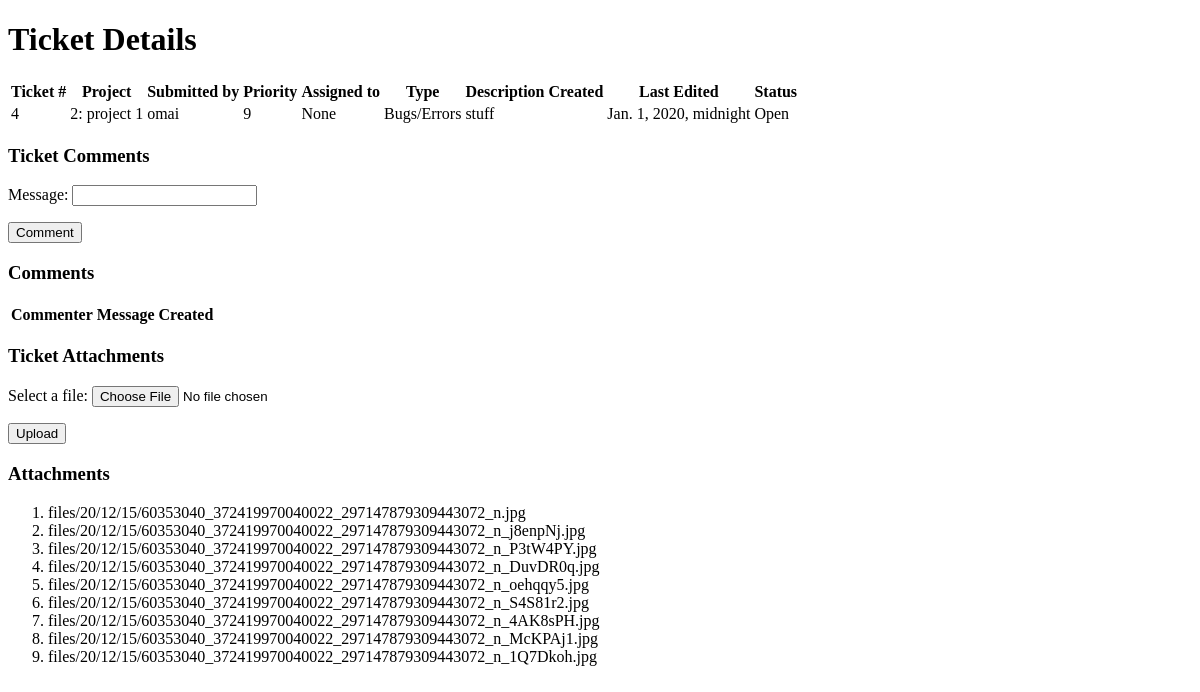
/tickets/details/4/ (signed in), run on an earlier commit of the app's database.
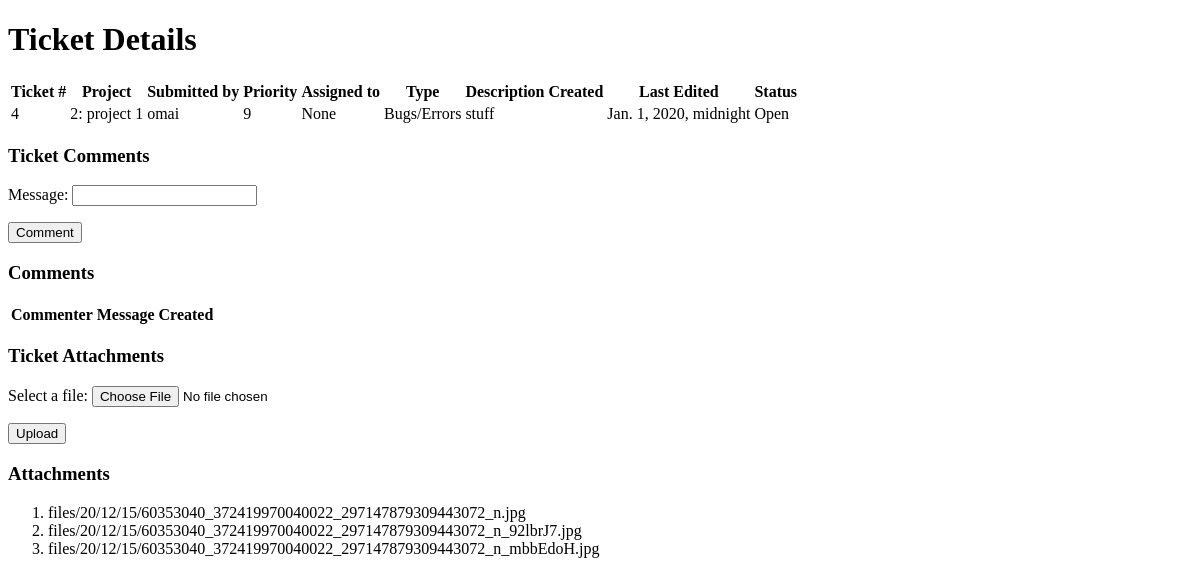
And on a later commit of the database.
### tickets/models.py (models this page shows, shortened)
class Ticket(models.Model):
	priorityChoices = (
		('1','1'),
		('2','2'),
		('3','3'),
		('4','4'),
		('5','5'),
		('6','6'),
		('7','7'),
		('8','8'),
		('9','9'),
	)
	statusChoices = (
		('Closed','Closed'),
		('Open','Open'),
	)
	raceChoices = (
		('Bugs/Errors','Bugs/Errors'),
	)
	project = models.ForeignKey(Project, on_delete=models.CASCADE,related_name="project_tickets")
	personnel = models.ForeignKey(ProjectMember, on_delete=models.SET_NULL , related_name="assigned_ticket" , null=True,default=None, blank=True)
	submitter = models.ForeignKey(settings.AUTH_USER_MODEL, on_delete=models.SET_NULL,null=True,related_name="user_tickets")
	description = models.CharField(max_length=100)
	priority = models.CharField(max_length=100,choices= priorityChoices)
	status = models.CharField(max_length=100, choices = statusChoices)
	race = models.CharField(max_length=100,choices = raceChoices)
	timeCreated = models.DateTimeField(auto_now_add=True)
	lastEdited = models.DateTimeField(default = datetime.datetime(2020,1,1,0,0,0))

class File(models.Model):
	ticket = models.ForeignKey(Ticket, on_delete=models.CASCADE,related_name="ticket_attachments")
	file = models.FileField(upload_to='files/%y/%m/%d', blank=True, null=True)

### projects/models.py (models this page shows)
class Project(models.Model):
	submitter = models.ForeignKey(settings.AUTH_USER_MODEL, on_delete=models.CASCADE , related_name= "projects_created")
	name = models.CharField(max_length=64)
	description = models.CharField(max_length=100)
	class Meta:
		unique_together = ["name", 'submitter']
	def __str__(self):
		return u'{0}'.format(str(self.id) + ": " + self.name)

### authenticate/models.py (models this page shows)
class NewUser(AbstractBaseUser, PermissionsMixin):
	email = models.EmailField(_('email address'), unique=True)
	user_name = models.CharField(max_length=150, unique=True)
	first_name = models.CharField(max_length=150, blank=True)
	start_date = models.DateTimeField(default=timezone.now)
	about = models.TextField(_(
		'about'), max_length=150, blank=True)
	is_staff = models.BooleanField(default=False)
	is_active = models.BooleanField(default=True)
	objects = CustomAccountManager()
	USERNAME_FIELD = "email"
	REQUIRED_FIELDS = ['user_name', 'first_name']
	def __str__(self):
		return self.user_name

### tickets/views.py (the view)
# urls.py: path('details/<int:ticket_id>/', views.details,name="details"),
@login_required(login_url='authenticate:login')
def details(request,ticket_id):
	ticket = Ticket.objects.get(pk=ticket_id)
	attachmentsList = ticket.ticket_attachments.all()
	comments = ticket.ticket_comments.all()
	memberList = []
	for item in ticket.project.medium_project.all():
		memberList.append(item.member)
	if request.user not in memberList:
		messages.error(request,"USER DOES NOT HAVE ACCESS TO TICKET #: " + str(ticket_id))
		return redirect("tickets:index")
	try:
		ticket = Ticket.objects.get(pk=ticket_id)#find ticket object we got from link
		context = {
			'ticket':ticket,
			'form2': FileForm(),
			'attachmentsList': attachmentsList,
			'form': CommentForm(),
			'comments':comments,
		}
		return render(request, "tickets/details.html",context)
	except:
		messages.error(request,"TICKET DOES NOT EXIST")
		return redirect("tickets:index")

### tickets/forms.py
class FileForm(forms.Form):
	file = forms.FileField(label='Select a file',)

class CommentForm(forms.Form):
	message = forms.CharField(max_length = 100)

### tickets/templates/tickets/details.html (shortened to what this page needs)
{% extends "authenticate/layout.html" %}
{% block body %}
	<div>
		<h1>Ticket Details</h1>
	</div>
	<div>
		<table>
			<tr>
				<th>Ticket #</th>
				<th>Project</th>
				<th>Submitted by</th>
				<th>Priority</th>
				<th>Assigned to</th>
				<th>Type</th>
				<th>Description</th>
				<th>Created</th>
				<th>Last Edited</th>
				<th>Status</th>
			</tr>
			<tr>
				<td>{{ticket.id}}</td>
				<td>{{ticket.project}}</td>
				<td>{{ticket.submitter}}</td>
				<td>{{ticket.priority}}</td>
				<td>{{ticket.personnel}}</td>
				<td>{{ticket.race}}</td>
				<td>{{ticket.description}}</td>
				<td>{{ticket.timecreated}}</td>
				<td>{{ticket.lastEdited}}</td>
				<td>{{ticket.status}}</td>
			</tr>
		</table>
	</div>
	<div>
		<form method="post" action="{% url 'tickets:comment' ticket.id%}">
			<h3>Ticket Comments</h3>
			<div>{{form.as_p}}</div>
			<button type="submit">Comment</button>
		</form>
	</div>
	<div>
		<h3>Comments</h3>
		<div>
			<table>
				<tr>
					<th>Commenter</th>
					<th>Message</th>
					<th>Created</th>
				</tr>
			</table>
		</div>
	</div>
	<div>
		<form method="post" action="{% url 'tickets:upload' ticket.id %}" enctype="multipart/form-data">
			<h3>Ticket Attachments</h3>
			{{form2.as_p}}
			<button type="submit">Upload</button>
		</form>
	</div>
	<div>
		<h3>Attachments</h3>
		<div>
			<ol>
				{% for attachment in attachmentsList %}
					<li>{{attachment.file}}</li>
				{%endfor%}
			</ol>
		</div>
	</div>
{% endblock %}

### authenticate/templates/authenticate/layout.html (shortened to what this page needs)
<!DOCTYPE html>
<html>
<head>
</head>
<body>
	{% block body%}
	{%endblock%}
</body>
</html>

What changed in the data, as far as the page shows it:
removed File: file "files/20/12/15/60353040_372419970040022_297147879309443072_n_j8enpNj.jpg"
removed File: file "files/20/12/15/60353040_372419970040022_297147879309443072_n_P3tW4PY.jpg"
removed File: file "files/20/12/15/60353040_372419970040022_297147879309443072_n_DuvDR0q.jpg"
removed File: file "files/20/12/15/60353040_372419970040022_297147879309443072_n_oehqqy5.jpg"
removed File: file "files/20/12/15/60353040_372419970040022_297147879309443072_n_S4S81r2.jpg"
removed File: file "files/20/12/15/60353040_372419970040022_297147879309443072_n_4AK8sPH.jpg"
removed File: file "files/20/12/15/60353040_372419970040022_297147879309443072_n_McKPAj1.jpg"
removed File: file "files/20/12/15/60353040_372419970040022_297147879309443072_n_1Q7Dkoh.jpg"
added File: file "files/20/12/15/60353040_372419970040022_297147879309443072_n_92lbrJ7.jpg"
added File: file "files/20/12/15/60353040_372419970040022_297147879309443072_n_mbbEdoH.jpg"
